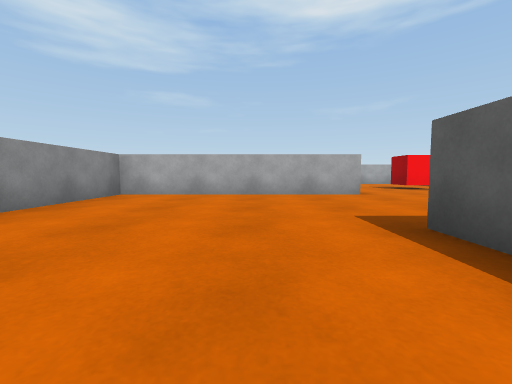
View 1 (above)

22 first-person views from a walk through a Unity game level. The camera is 0.51 m above the floor, tilts 4° down and sees 90° across. The floor is counted in squares, 1 m on a side. Each view is taken from the middle of a square. On the plan, view 1 faces up. The plan holds only what a view shows up to about 9 squares ahead; the rest is blank.

View 2
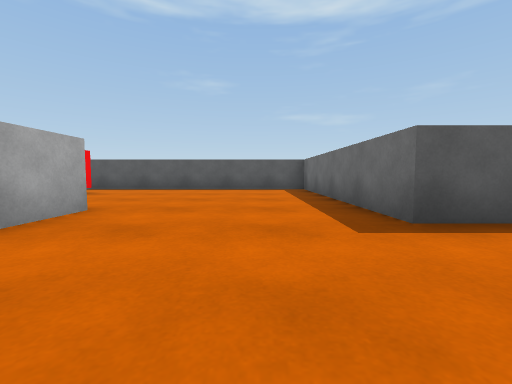

View 3
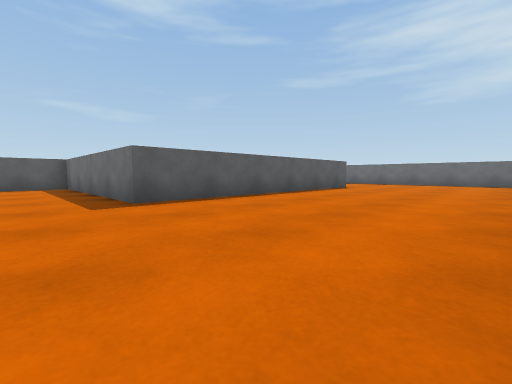

View 4
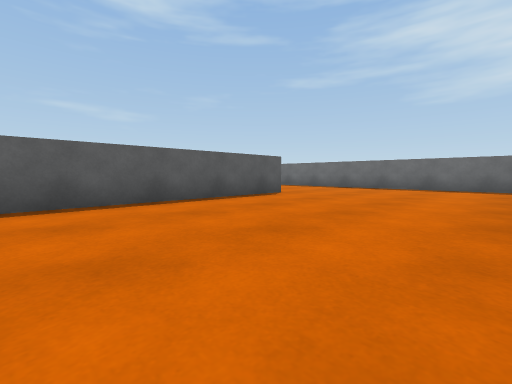

View 5
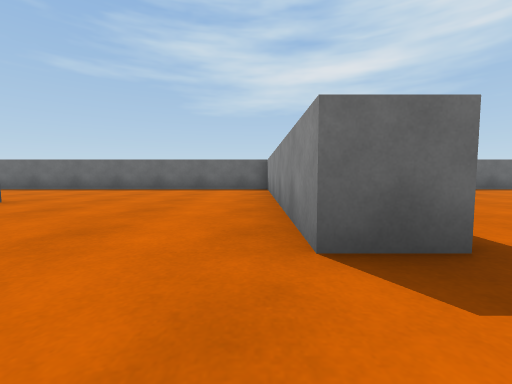

View 6
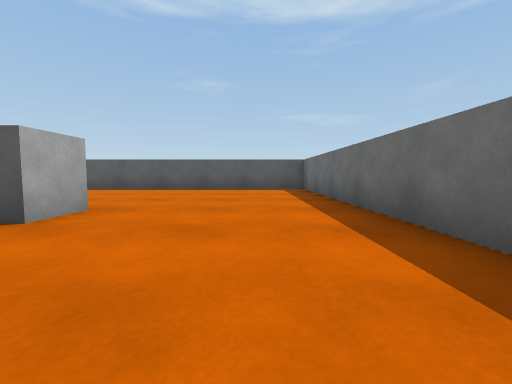

View 7
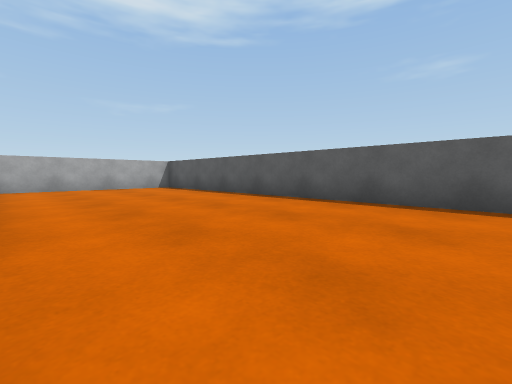

View 8
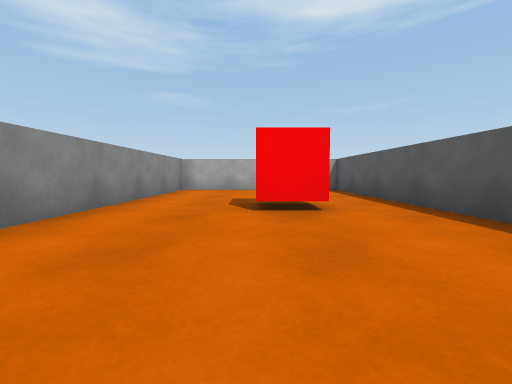

View 9
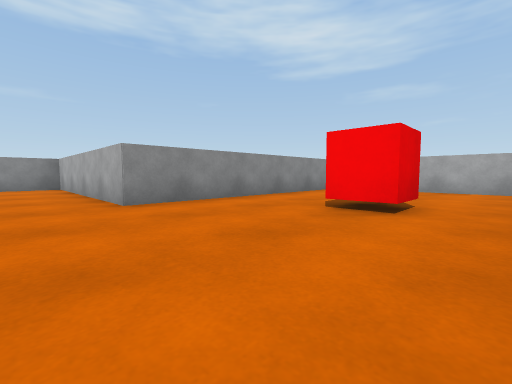

View 10
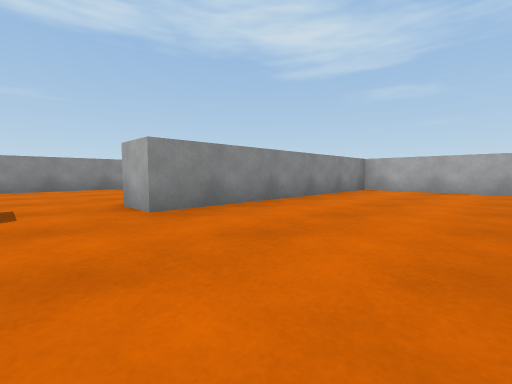

View 11
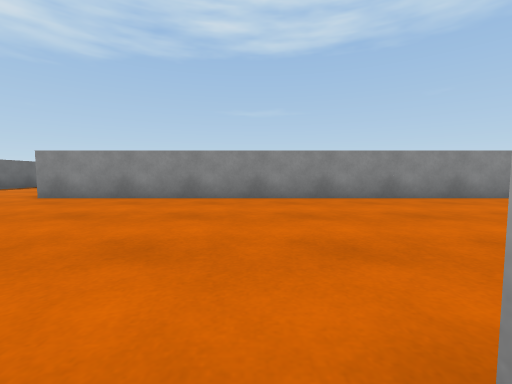

View 12
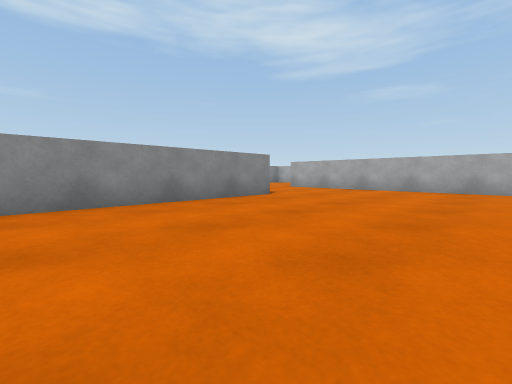

View 13
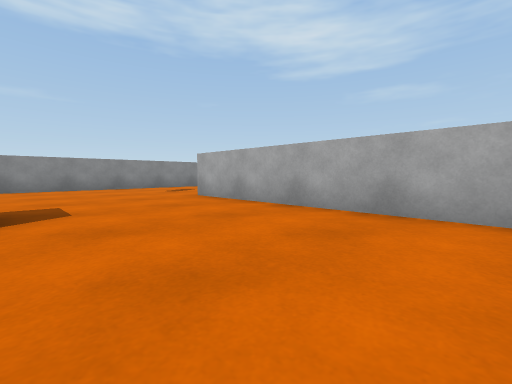

View 14
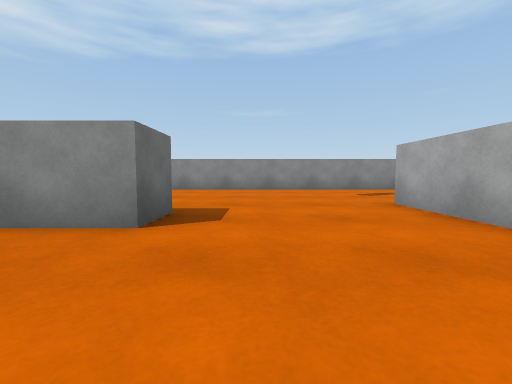

View 15
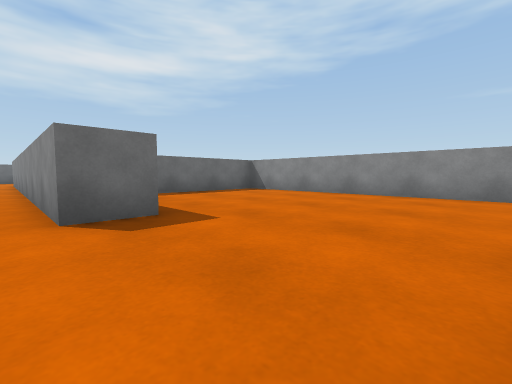

View 16
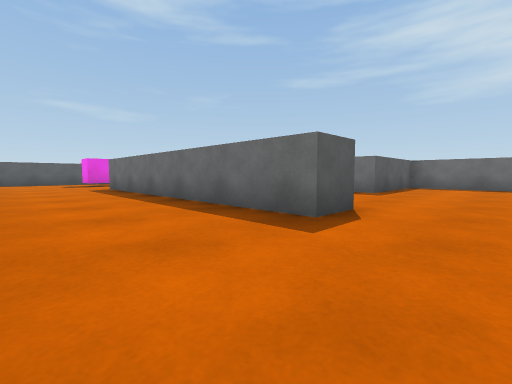

View 17
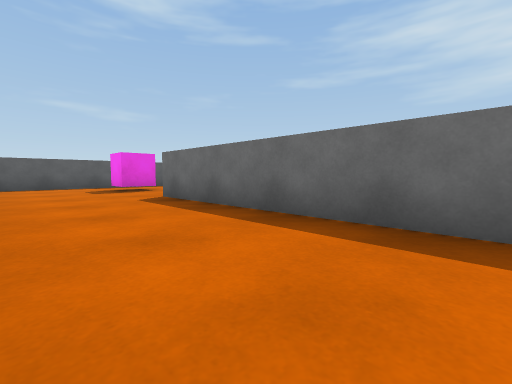

View 18
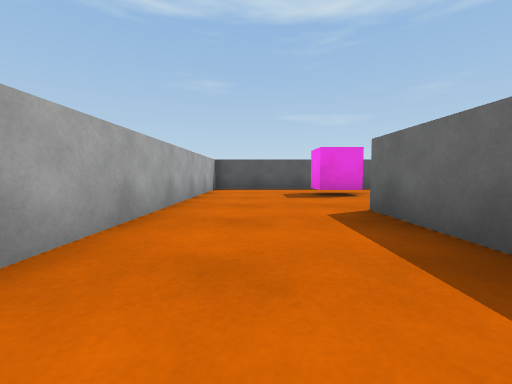

View 19
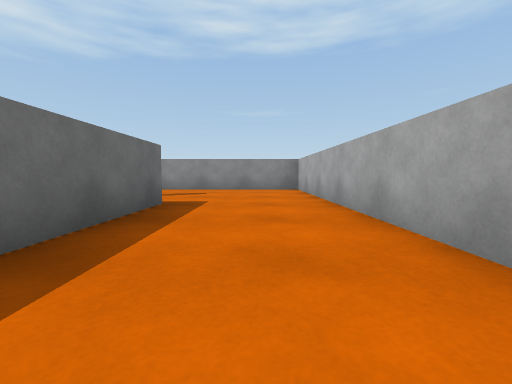

View 20
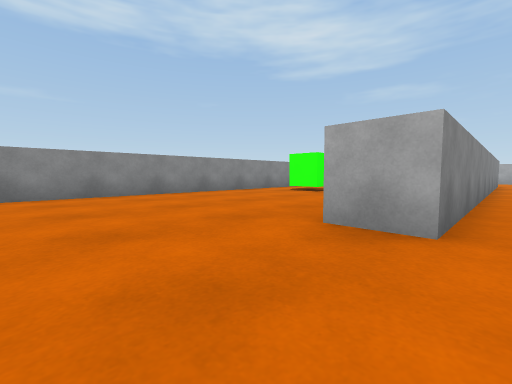

View 21
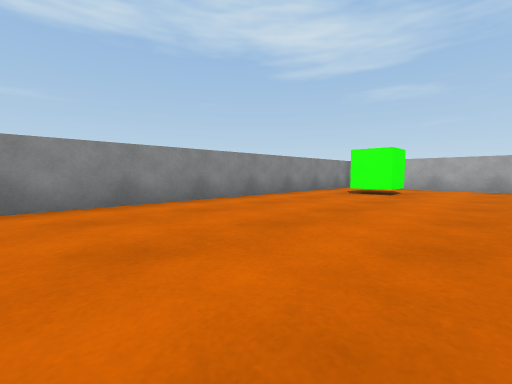

View 22
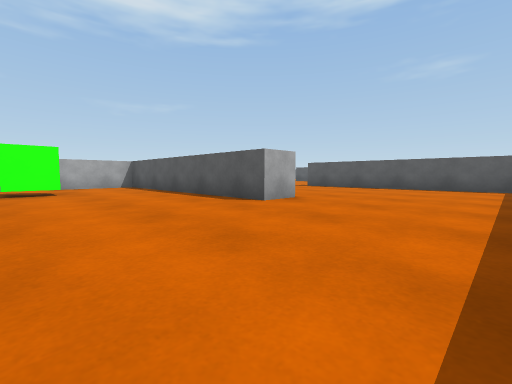

### Floor plan
Points are (right, up) in squares from view 1. A wall is a line through its corners. A room is listed if a view was taken in it or the views show most of it. See-through windows are left out.
Room 1 (views 1, 2, 3, 4, 5, 6, 7, 8, 9, 10)
walls: (6.5, 1.4) (3, 1.4); (2.6, -5.6) (1.6, -5.6) (1.6, 2.4) (7.6, 2.4) (7.6, 13.4) (2.6, 13.4) (2.6, 6.4) (-3.4, 6.4) (-3.4, -0.6); (-3.4, -2.6) (-3.4, -9.2); (-3.5, -9.6) (7.6, -9.6) (7.6, 0.1)
ways out: opening at (-4, -1.5) to room 2
objects: red cube (5, 9) to (6, 9)
Room 2 (views 11, 12, 13, 14, 15, 16, 17, 18, 19, 20, 21, 22)
walls: (-10.4, 2.9) (-10.4, 5.9) (-9.4, 5.9) (-9.4, -5.6) (-10.4, -5.6) (-10.4, 0.1); (-11, 1.4) (-13.5, 1.4); (-3.4, -0.6) (-4.5, -0.6); (-15.4, 0.5) (-15.4, -8.1); (-4.5, -2.6) (-3.4, -2.6); (-5, 9.4) (-11.4, 9.4) (-11.4, 10.4) (-3.4, 10.4); (-8.2, 13.4) (-15.4, 13.4) (-15.4, 2.4) (-10.8, 2.4); (1.6, 10.1) (1.6, 13.4) (-5.8, 13.4); (-4.4, -9) (-4.4, -5.7); (-13.1, -9.6) (-10.4, -9.6)
ways out: opening at (-4, -1.5) to room 1
objects: green cube (-14, -1) to (-13, -1); pink cube (-1, 10) to (0, 10)

Positions as (right, up) in squares from view 1, and headings:
1: (0, 0), facing up
2: (-1, 4), facing right
3: (-3, 4), facing down-right
4: (-3, 0), facing down-right
5: (-3, -1), facing down
6: (-1, -8), facing right
7: (3, -8), facing up-right
8: (5, 5), facing up
9: (7, 5), facing up-left
10: (0, -2), facing up-left
11: (-4, -1), facing left
12: (-5, 1), facing up-left
13: (-6, 6), facing up-left
14: (-7, 7), facing left
15: (-9, 9), facing down-left
16: (-13, 13), facing down-right
17: (-9, 13), facing down-right
18: (-7, 12), facing right
19: (-7, 12), facing left
20: (-9, -8), facing up-left
21: (-11, -8), facing up-left
22: (-14, -9), facing up-right
